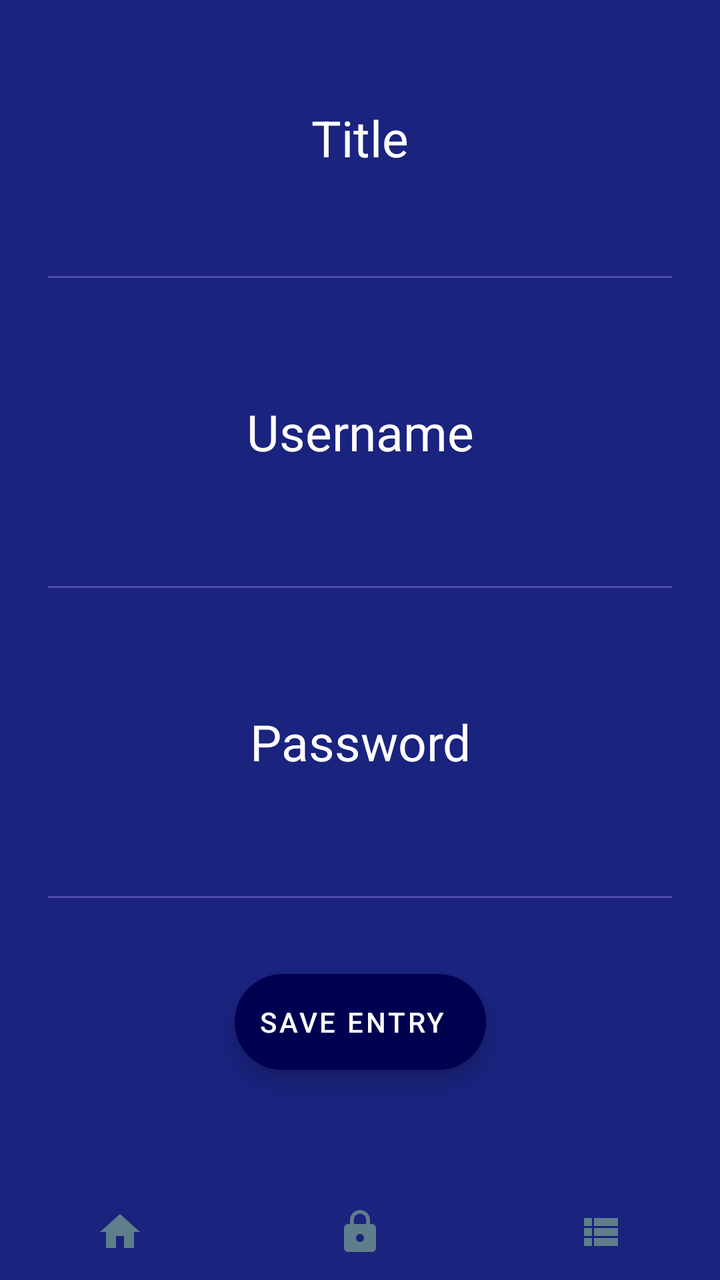
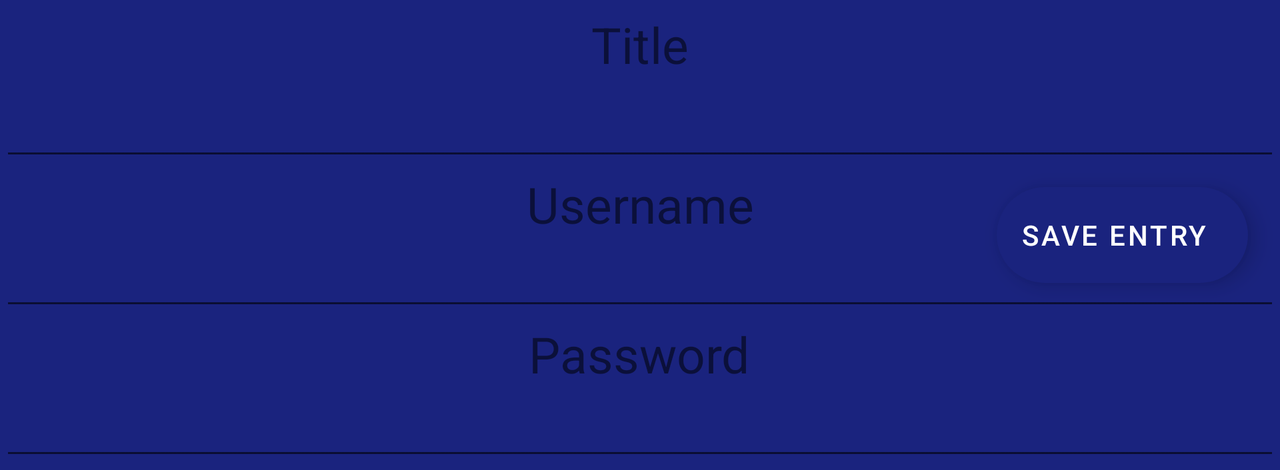

The same Android screen from two of the app's own layout files: first res/layout/ as a phone draws it, then the repository's variant for another configuration, drawn on a device whose configuration selects that folder. Both files follow.
<!-- AndroidManifest.xml: application theme Theme.Lockit -->
<!-- res/layout/content_create_entry.xml -->
<?xml version="1.0" encoding="utf-8"?>
<androidx.constraintlayout.widget.ConstraintLayout xmlns:android="http://schemas.android.com/apk/res/android"
    xmlns:app="http://schemas.android.com/apk/res-auto"
    xmlns:tools="http://schemas.android.com/tools"
    android:layout_width="match_parent"
    android:layout_height="match_parent"
    android:background="@color/primaryColor"
    android:theme="@style/Theme.Lockit.ChangeColorOfEditText"
    app:layout_behavior="@string/appbar_scrolling_view_behavior">


    <TextView
        android:textSize="@dimen/headingTextSize"
        android:textColor="@color/primaryTextColor"
        android:id="@+id/create_entry_name_text_view"
        android:layout_width="wrap_content"
        android:layout_height="wrap_content"
        android:layout_marginTop="@dimen/margin_top_create_entry"
        android:text="@string/entry_title"
        app:layout_constraintEnd_toEndOf="parent"
        app:layout_constraintStart_toStartOf="parent"
        app:layout_constraintTop_toTopOf="parent" />

    <EditText
        android:id="@+id/createEntryNameEditTextView"
        android:layout_width="match_parent"
        android:layout_height="wrap_content"
        android:textColor="@color/primaryTextColor"
        android:layout_marginTop="44dp"
        android:layout_margin="20dp"
        android:backgroundTint="@color/primaryLightColor"
        android:gravity="center_horizontal"
        app:layout_constraintEnd_toEndOf="parent"
        app:layout_constraintStart_toStartOf="parent"
        app:layout_constraintTop_toBottomOf="@+id/create_entry_name_text_view" />

    <TextView
        android:id="@+id/create_entry_user_text_view"
        android:textSize="@dimen/headingTextSize"
        android:layout_width="wrap_content"
        android:layout_height="wrap_content"
        android:layout_marginTop="@dimen/margin_top_create_entry"
        android:gravity="center_horizontal"
        android:textColor="@color/primaryTextColor"
        android:text="@string/user"
        app:layout_constraintEnd_toEndOf="parent"
        app:layout_constraintStart_toStartOf="parent"
        app:layout_constraintTop_toBottomOf="@+id/createEntryNameEditTextView" />

    <EditText
        android:id="@+id/user"
        android:layout_width="match_parent"
        android:layout_height="wrap_content"
        android:layout_marginTop="@dimen/margin_top_create_entry"
        android:layout_margin="20dp"
        android:textSize="@dimen/button_text_padding"
        android:backgroundTint="@color/primaryLightColor"
        android:gravity="center_horizontal"
        android:textColor="@color/primaryTextColor"
        app:layout_constraintEnd_toEndOf="parent"
        app:layout_constraintHorizontal_bias="0.501"
        app:layout_constraintStart_toStartOf="parent"
        app:layout_constraintTop_toBottomOf="@+id/create_entry_user_text_view" />

    <TextView
        android:id="@+id/create_entry_password_text_view"
        android:textSize="@dimen/headingTextSize"
        android:layout_width="wrap_content"
        android:layout_height="wrap_content"
        android:layout_marginTop="@dimen/margin_top_create_entry"
        android:gravity="center_horizontal"
        android:textColor="@color/primaryTextColor"
        android:text="@string/password"
        app:layout_constraintEnd_toEndOf="parent"
        app:layout_constraintStart_toStartOf="parent"
        app:layout_constraintTop_toBottomOf="@+id/user" />

    <EditText
        android:id="@+id/entryPass"
        android:layout_width="match_parent"
        android:layout_height="wrap_content"
        android:layout_marginTop="@dimen/margin_top_create_entry"
        android:layout_margin="20dp"
        android:textSize="@dimen/button_text_padding"
        android:backgroundTint="@color/primaryLightColor"
        android:gravity="center_horizontal"
        android:textColor="@color/primaryTextColor"
        app:layout_constraintEnd_toEndOf="parent"
        app:layout_constraintHorizontal_bias="0.501"
        app:layout_constraintStart_toStartOf="parent"
        app:layout_constraintTop_toBottomOf="@+id/create_entry_password_text_view" />

    <com.google.android.material.floatingactionbutton.ExtendedFloatingActionButton
        android:id="@+id/save_entry_fab"
        android:layout_width="wrap_content"
        android:layout_height="wrap_content"
        android:layout_gravity="bottom|end"
        android:layout_margin="30dp"
        android:layout_marginTop="60dp"
        android:text="@string/save_the_entry"
        android:backgroundTint="@color/primaryDarkColor"

        app:layout_constraintEnd_toEndOf="parent"
        app:layout_constraintStart_toStartOf="parent"
        app:layout_constraintTop_toBottomOf="@+id/entryPass" />

    <include
        app:layout_constraintBottom_toBottomOf="parent"
        android:id="@+id/bottomBarNav"
        layout="@layout/bottom_bar_nav"
        android:layout_width="match_parent"
        android:layout_height="wrap_content"
         />


</androidx.constraintlayout.widget.ConstraintLayout>
<!-- res/layout/bottom_bar_nav.xml (included above) -->
<?xml version="1.0" encoding="utf-8"?>
<androidx.constraintlayout.widget.ConstraintLayout xmlns:android="http://schemas.android.com/apk/res/android"
    xmlns:app="http://schemas.android.com/apk/res-auto"
    xmlns:tools="http://schemas.android.com/tools"
    app:layout_constraintBottom_toBottomOf="parent"
    android:layout_width="match_parent"
    android:layout_gravity="bottom"
    android:layout_height="wrap_content">

    <androidx.appcompat.widget.LinearLayoutCompat
        app:layout_constraintBottom_toBottomOf="parent"
        android:layout_width="match_parent"
        android:layout_height="wrap_content"
        android:background="@color/secondaryColor"
        >

        <ImageButton
            android:backgroundTint="@color/secondaryColor"
            android:id="@+id/buttonNavToHome"
            android:layout_width="0dp"
            android:layout_height="match_parent"
            android:layout_weight=".30"
            android:text="Button"
            style="?android:attr/borderlessButtonStyle"
            app:srcCompat="@drawable/ic_baseline_home_24"

            app:layout_constraintBottom_toBottomOf="parent"
            app:layout_constraintStart_toStartOf="parent" />

        <ImageButton
            android:backgroundTint="@color/secondaryColor"
            android:id="@+id/buttonNavToNewPassword"
            android:layout_width="0dp"
            android:layout_height="match_parent"
            android:layout_weight=".30"
            style="?android:attr/borderlessButtonStyle"
            app:srcCompat="@drawable/ic_baseline_lock_24"
            tools:layout_editor_absoluteX="158dp"
            tools:layout_editor_absoluteY="0dp" />
å
        <ImageButton
            android:backgroundTint="@color/secondaryColor"
            android:id="@+id/buttonNavToMyPassword"
            android:layout_width="0dp"
            android:layout_height="match_parent"
            android:layout_weight=".30"
            app:srcCompat="@drawable/ic_baseline_view_list_24"
            style="?android:attr/borderlessButtonStyle"
            app:layout_constraintEnd_toEndOf="parent"
            tools:layout_editor_absoluteY="0dp" />
    </androidx.appcompat.widget.LinearLayoutCompat>

</androidx.constraintlayout.widget.ConstraintLayout>
<!-- resources referenced by this layout -->
<resources>
  <color name="primaryColor">#1a237e</color>
  <color name="primaryDarkColor">#000051</color>
  <color name="primaryLightColor">#534bae</color>
  <color name="primaryTextColor">#ffffff</color>
  <color name="secondaryColor">#1a237e</color>
  <dimen name="button_text_padding">24dp</dimen>
  <dimen name="headingTextSize">25sp</dimen>
  <dimen name="margin_top_create_entry">52dp</dimen>
  <!-- drawable ic_baseline_home_24 (drawable) -->
  <vector android:height="24dp" android:tint="#607D8B"
      android:viewportHeight="24" android:viewportWidth="24"
      android:width="24dp" xmlns:android="http://schemas.android.com/apk/res/android">
      <path android:fillColor="@android:color/white" android:pathData="M10,20v-6h4v6h5v-8h3L12,3 2,12h3v8z"/>
  </vector>
  <!-- drawable ic_baseline_lock_24 (drawable) -->
  <vector android:height="24dp" android:tint="#607D8B"
      android:viewportHeight="24" android:viewportWidth="24"
      android:width="24dp" xmlns:android="http://schemas.android.com/apk/res/android">
      <path android:fillColor="@android:color/white" android:pathData="M18,8h-1L17,6c0,-2.76 -2.24,-5 -5,-5S7,3.24 7,6v2L6,8c-1.1,0 -2,0.9 -2,2v10c0,1.1 0.9,2 2,2h12c1.1,0 2,-0.9 2,-2L20,10c0,-1.1 -0.9,-2 -2,-2zM12,17c-1.1,0 -2,-0.9 -2,-2s0.9,-2 2,-2 2,0.9 2,2 -0.9,2 -2,2zM15.1,8L8.9,8L8.9,6c0,-1.71 1.39,-3.1 3.1,-3.1 1.71,0 3.1,1.39 3.1,3.1v2z"/>
  </vector>
  <!-- drawable ic_baseline_view_list_24 (drawable) -->
  <vector android:height="24dp" android:tint="#607D8B"
      android:viewportHeight="24" android:viewportWidth="24"
      android:width="24dp" xmlns:android="http://schemas.android.com/apk/res/android">
      <path android:fillColor="@android:color/white" android:pathData="M4,14h4v-4L4,10v4zM4,19h4v-4L4,15v4zM4,9h4L8,5L4,5v4zM9,14h12v-4L9,10v4zM9,19h12v-4L9,15v4zM9,5v4h12L21,5L9,5z"/>
  </vector>
  <string name="entry_title">Title</string>
  <string name="password">Password</string>
  <string name="save_the_entry">Save Entry</string>
  <string name="user">Username</string>
  <style name="Theme.Lockit" parent="Theme.MaterialComponents.DayNight.DarkActionBar">
          
          <item name="colorPrimary">@color/primaryColor</item>
          <item name="colorPrimaryVariant">@color/primaryDarkColor</item>
          <item name="colorOnPrimary">@color/primaryTextColor</item>
          
          <item name="colorSecondary">@color/secondaryColor</item>
          <item name="colorSecondaryVariant">@color/secondaryDarkColor</item>
          <item name="colorOnSecondary">@color/secondaryTextColor</item>
          
          <item name="android:statusBarColor" tools:targetApi="l">?attr/colorPrimaryVariant</item>
          
      </style>
  <color name="secondaryDarkColor">#000051</color>
  <color name="secondaryTextColor">#ffffff</color>
</resources>
<!-- res/layout-land/content_create_entry.xml (the repository's variant of the layout above) -->
<!-- drawn on the phone turned sideways -->
<?xml version="1.0" encoding="utf-8"?>
<androidx.constraintlayout.widget.ConstraintLayout xmlns:android="http://schemas.android.com/apk/res/android"
    xmlns:app="http://schemas.android.com/apk/res-auto"
    xmlns:tools="http://schemas.android.com/tools"
    android:layout_width="match_parent"
    android:layout_height="wrap_content"
    android:background="@color/primaryColor"
    app:layout_behavior="@string/appbar_scrolling_view_behavior">


    <TextView
        android:id="@+id/create_entry_name_text_view"
        android:layout_width="wrap_content"
        android:layout_height="wrap_content"
        android:text="@string/entry_title"
        android:textSize="@dimen/headingTextSize"
        app:layout_constraintBottom_toTopOf="@+id/createEntryNameEditTextView"
        app:layout_constraintEnd_toEndOf="parent"
        app:layout_constraintStart_toStartOf="parent"
        app:layout_constraintTop_toTopOf="parent" />

    <EditText
        android:id="@+id/createEntryNameEditTextView"
        android:layout_width="match_parent"
        android:layout_height="wrap_content"
        android:layout_marginTop="44dp"
        android:gravity="center_horizontal"
        android:textColor="@color/secondaryColor"
        app:layout_constraintEnd_toEndOf="parent"
        app:layout_constraintHorizontal_bias="0.0"
        app:layout_constraintStart_toStartOf="parent"
        app:layout_constraintTop_toTopOf="parent" />

    <TextView
        android:id="@+id/create_entry_user_text_view"
        android:layout_width="wrap_content"
        android:layout_height="wrap_content"
        android:gravity="center_horizontal"
        android:text="@string/user"
        android:textSize="@dimen/headingTextSize"
        app:layout_constraintEnd_toEndOf="parent"
        app:layout_constraintStart_toStartOf="parent"
        app:layout_constraintTop_toBottomOf="@+id/createEntryNameEditTextView" />

    <EditText
        android:id="@+id/user"
        android:layout_width="match_parent"
        android:layout_height="match_parent"
        android:gravity="center_horizontal"
        android:textColor="@color/secondaryColor"
        app:layout_constraintEnd_toEndOf="parent"
        app:layout_constraintHorizontal_bias="1.0"
        app:layout_constraintStart_toStartOf="parent"
        app:layout_constraintTop_toBottomOf="@+id/create_entry_user_text_view" />

    <TextView
        android:id="@+id/create_entry_password_text_view"
        android:layout_width="wrap_content"
        android:layout_height="wrap_content"
        android:gravity="center_horizontal"
        android:text="@string/password"
        android:textSize="@dimen/headingTextSize"
        app:layout_constraintEnd_toEndOf="parent"
        app:layout_constraintHorizontal_bias="0.499"
        app:layout_constraintStart_toStartOf="parent"
        app:layout_constraintTop_toBottomOf="@+id/user" />

    <EditText
        android:id="@+id/entryPass"
        android:layout_width="match_parent"
        android:layout_height="wrap_content"
        android:gravity="center_horizontal"
        android:textColor="@color/secondaryColor"
        app:layout_constraintEnd_toEndOf="parent"
        app:layout_constraintStart_toStartOf="parent"
        app:layout_constraintTop_toBottomOf="@+id/create_entry_password_text_view" />

    <com.google.android.material.floatingactionbutton.ExtendedFloatingActionButton
        android:id="@+id/save_entry_fab"
        android:layout_width="wrap_content"
        android:layout_height="wrap_content"
        android:layout_gravity="bottom|end"
        android:layout_margin="@dimen/fab_margin"

        android:layout_marginEnd="16dp"
        android:layout_marginRight="16dp"
        android:text="@string/save_the_entry"
        app:layout_constraintBottom_toBottomOf="parent"
        app:layout_constraintEnd_toEndOf="parent"
        app:layout_constraintTop_toTopOf="parent" />


</androidx.constraintlayout.widget.ConstraintLayout>
<!-- resources referenced by the variant -->
<!-- as the phone turned sideways resolves them -->
<resources>
  <color name="primaryColor">#1a237e</color>
  <color name="secondaryColor">#1a237e</color>
  <dimen name="fab_margin">16dp</dimen>
  <dimen name="headingTextSize">25sp</dimen>
  <string name="entry_title">Title</string>
  <string name="password">Password</string>
  <string name="save_the_entry">Save Entry</string>
  <string name="user">Username</string>
  <style name="Theme.Lockit" parent="Theme.MaterialComponents.DayNight.DarkActionBar">
          
          <item name="colorPrimary">@color/primaryColor</item>
          <item name="colorPrimaryVariant">@color/primaryDarkColor</item>
          <item name="colorOnPrimary">@color/primaryTextColor</item>
          
          <item name="colorSecondary">@color/secondaryColor</item>
          <item name="colorSecondaryVariant">@color/secondaryDarkColor</item>
          <item name="colorOnSecondary">@color/secondaryTextColor</item>
          
          <item name="android:statusBarColor" tools:targetApi="l">?attr/colorPrimaryVariant</item>
          
      </style>
  <color name="primaryDarkColor">#000051</color>
  <color name="primaryTextColor">#ffffff</color>
  <color name="secondaryDarkColor">#000051</color>
  <color name="secondaryTextColor">#ffffff</color>
</resources>
